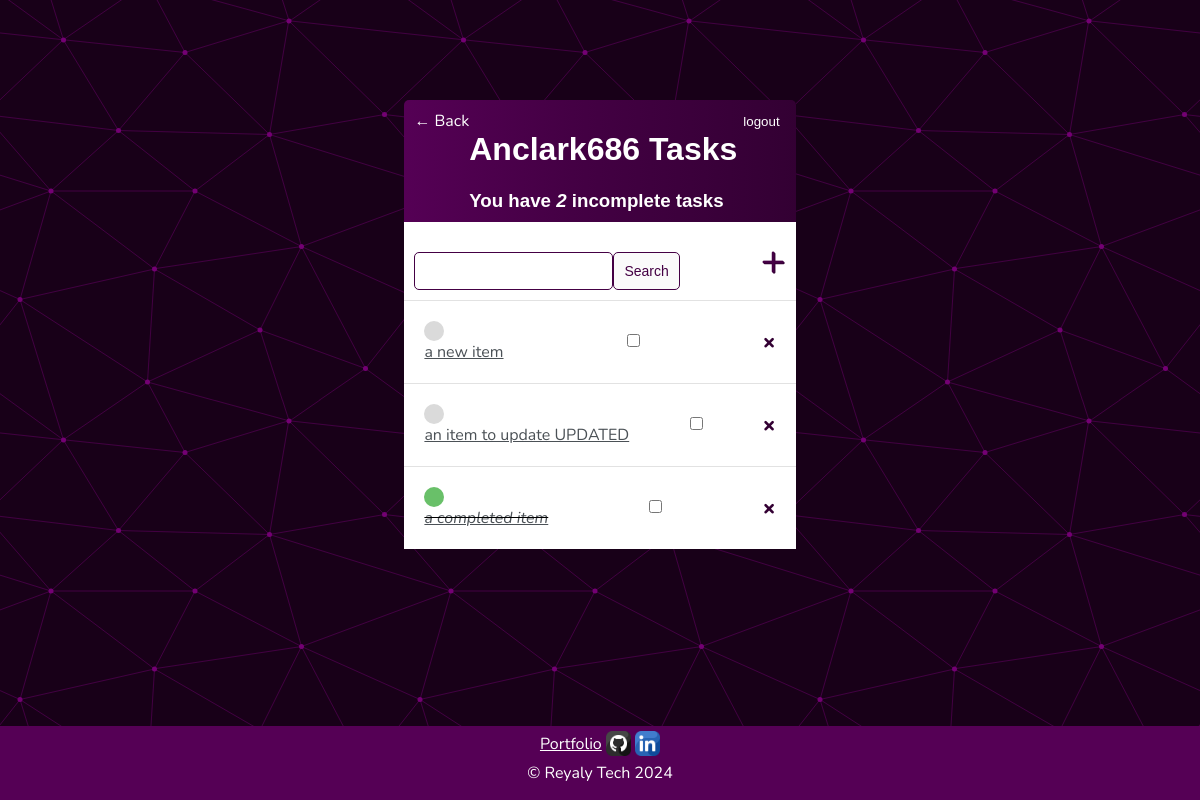
Page /todolists/8 (signed in) on the committed database.
### base/models.py (models this page shows)
class Task(models.Model):
    user = models.ForeignKey(User, on_delete=models.CASCADE, null=True, blank=True)
    title = models.CharField(max_length=200)
    description = models.TextField(null=True, blank=True)
    complete = models.BooleanField(default=False)
    created = models.DateTimeField(auto_now_add=True)
    list = models.ForeignKey(ToDoList, on_delete=models.CASCADE, null=False)
    def __str__(self):
        return self.title
    class Meta:
        ordering = ['complete']

### base/views.py (the view)
# urls.py: path('todolists/<int:list>', TaskList.as_view(), name="tasks"),
class TaskList(LoginRequiredMixin, ListView):
    model = Task
    context_object_name = "tasks"
    def get_context_data(self, **kwargs):
        context = super().get_context_data(**kwargs)
        context['tasks'] = context['tasks'].filter(user=self.request.user, list=self.kwargs['list'])
        context['count'] = context['tasks'].filter(complete=False).count
        search_input = self.request.GET.get('search-area') or ''
        if search_input:
            context['tasks'] = context['tasks'].filter(title__contains=search_input)
        context['search_input'] = search_input
        context['list'] = self.kwargs['list']
        return context

### base/templates/base/task_list.html (shortened to what this page needs)
{% extends 'base/main.html' %} {% block content%}
<div class="header-bar">
  <a href="{% url 'lists' %}">&#8592; Back</a>
  <div>
    <h1>{{request.user|title}} Tasks</h1>
    <h3 style="margin: 0">
      You have <i>{{count}}</i> incomplete task{{count|pluralize}}
    </h3>
  </div>
  {% if request.user.is_authenticated %}
  <form method="post" action="{% url 'logout' %}">
    <button type="submit" class="logout-btn">logout</button>
  </form>
  {% else %}
  <a href="{% url 'login' %}">Login</a>
  {% endif %}
</div>
<div id="search-add-wrapper">
    <form method="GET" style="margin-top: 20px; display: flex;">
        <input type="text" name="search-area" value="{{search_input}}" />
        <input class="button" type="submit" value="Search" />
    </form>
    <a id="add-link" href = "{% url 'task-create' view.kwargs.list %}">&#x2b;</a>
</div>
<div class="task-items-wrapper">
  {% for task in tasks %}
  <div class="task-wrapper">
    {% if task.complete %}
    <div class="task.title">
      <div class="task-complete-icon"></div>
      <i
        ><s><a href="{% url 'task-update' list=task.list.id pk=task.id %}">{{task}}</a></s></i
      >
    </div>
    <div class="check">
      <form method="POST">
        <input type="checkbox" name="complete-check" />
      </form>
    </div>
    <a class="delete-link" href="{% url 'task-delete' list=task.list.id pk=task.id %}">&#215;</a>
    {% else %}
    <div class="task.title">
      <div class="task-incomplete-icon"></div>
      <a href="{% url 'task-update' list=task.list.id pk=task.id %}">{{task}}</a>
    </div>
    <div class="check">
      <form method="POST">
        <input type="checkbox" name="complete-check" />
      </form>
    </div>
    <a class="delete-link" href="{% url 'task-delete' list=task.list.id pk=task.id %}">&#215;</a>
    {% endif%}
  </div>
  {% empty %}
  <h3>No items in List</h3>
  {% endfor %}
</div>
{% endblock content%}

### base/static/base/style.css (style rules this page uses)
body, html { margin: 0; padding: 0; }
* { box-sizing: border-box; }
body { height: 100vh; margin: 0; background-color: #fafafa; font-family: "Nunito", sans-serif; padding-top: 50px; background-color: #180018; }
h1, h2, h3, h4, h5, h6 { font-family: "Raleway", sans-serif; }
a, p { color: #4b5156; }
.header-bar { display: flex; justify-content: space-between; color: #fff; padding: 10px; border-radius: 5px 5px 0 0; background-color: #180018; background: linear-gradient(90deg, #550055 0%, #440044 43%, #330033 100%); }
.header-bar a { color: #fff; text-decoration: none; }
.task-wrapper, .list-wrapper { display: flex; align-items: center; justify-content: space-between; padding: 20px; background-color: #fff; border-top: 1px solid rgb(226, 226, 226); }
.task-complete-icon { height: 20px; width: 20px; background-color: rgb(105, 192, 105); border-radius: 50%; }
.task-incomplete-icon { height: 20px; width: 20px; background-color: rgb(218, 218, 218); border-radius: 50%; }
.delete-link { text-decoration: none; font-weight: 900; color: #330033; font-size: 22px; line-height: 0; }
#search-add-wrapper { display: flex; justify-content: space-between; align-items: center; padding: 10px; background-color: #fff; }
#add-link { color: #440044; text-decoration: none; font-size: 42px; text-shadow: 1px 1px #330033; }
input[type="text"], input[type="password"], textarea { border: 1px solid #440044; border-radius: 5px; padding: 10px; width: 90%; }
.button { border: 1px solid #440044; background-color: #fafafa; color: #440044; padding: 10px; font-size: 14px; border-radius: 5px; cursor: pointer; text-decoration: none; }
.logout-btn { color: #fff; outline: none; background-color: inherit; border: none; }

### rows in the picture
Task: title "a new item"
Task: title "an item to update UPDATED"
Task: title "a completed item"

### other values in the picture
{{ request.user|title }} "Anclark686"
{{ count }} "2"
